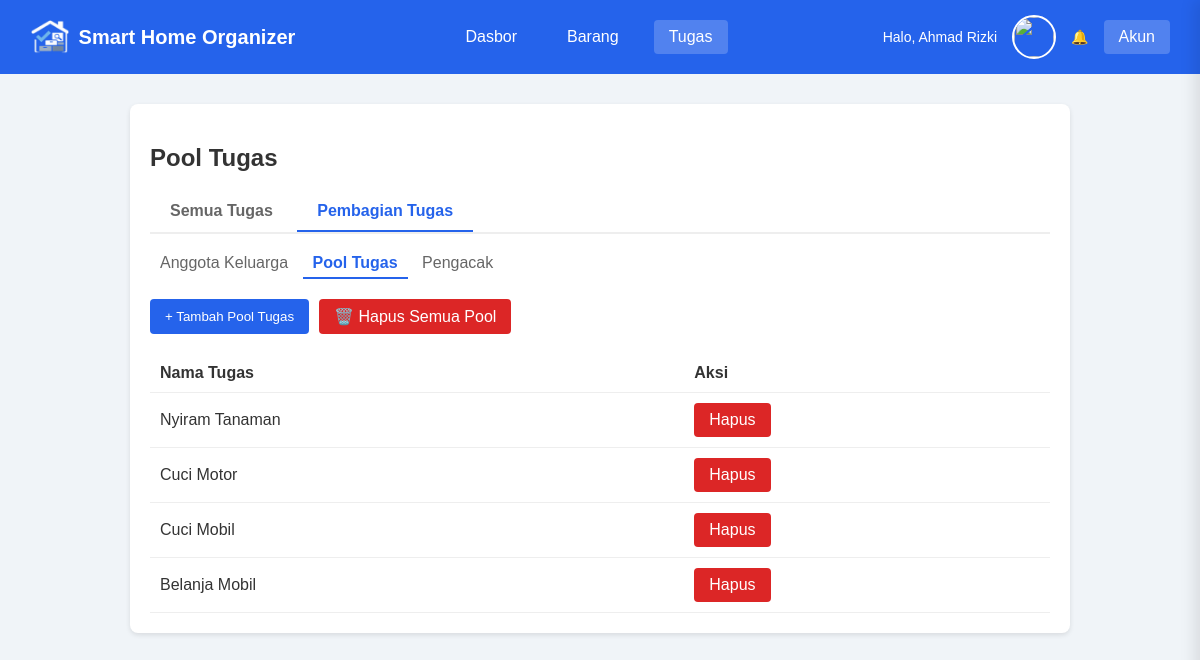
/user/tasks_pool.php (signed in), run on the app's committed database.
### tables this page shows
CREATE TABLE `task_pool` (
  `id` int NOT NULL AUTO_INCREMENT,
  `user_id` int NOT NULL,
  `nama_tugas` varchar(150) NOT NULL,
  `created_at` timestamp NULL DEFAULT CURRENT_TIMESTAMP,
  PRIMARY KEY (`id`),
  KEY `user_id` (`user_id`),
  CONSTRAINT `task_pool_ibfk_1` FOREIGN KEY (`user_id`) REFERENCES `users` (`id`) ON DELETE CASCADE
);

### user/tasks_pool.php (the view, shortened to what this page needs)
<?php
include_once '../includes/notifications.php';
include_once '../includes/account_drawer.php';
$uid = $_SESSION['user_id'];
$data = mysqli_query($conn, "SELECT * FROM task_pool WHERE user_id=$uid");
?>
<!DOCTYPE html>
<html>
<head>
    <link rel="stylesheet" href="../assets/css/style.css">
</head>
<body>
    <div class="navbar navbar-dashboard">
        <div class="navbar-brand">
            <img src="../assets/image/logo.png" alt="Logo" class="logo-img">
            <a href="dashboardd.php">Smart Home Organizer</a>
        </div>
        <div class="navbar-menu">
            <a href="dashboardd.php">Dasbor</a>
            <a href="items.php">Barang</a>
            <a href="tasks.php" class="active">Tugas</a>
        </div>
        <div class="navbar-user">
            <span>Halo, <?= $_SESSION['nama']; ?></span>
            <img src="../assets/image/users/<?= $_SESSION['foto'] ?? 'default.png'; ?>" class="profile-pic">
            <a href="javascript:void(0)" onclick="openAccountDrawer()">Akun</a>
        </div>
    </div>
    <div class="container">
        <h2>Pool Tugas</h2>
        <div class="nav-tabs">
            <a href="tasks.php" class="nav-tab">Semua Tugas</a>
            <a href="tasks_anggota.php" class="nav-tab active">Pembagian Tugas</a>
        </div>
        <div class="sub-tabs">
            <a href="tasks_anggota.php" class="sub-tab">Anggota Keluarga</a>
            <a href="tasks_pool.php" class="sub-tab active">Pool Tugas</a>
            <a href="tasks_acak.php" class="sub-tab">Pengacak</a>
        </div>
        <div class="flex gap-10 mb-20">
            <button id="btn-form-tambah" class="btn btn-primary" onclick="toggleForm('form-tambah')">+ Tambah Pool Tugas</button>
            <a href="?hapus_semua=1" class="btn btn-danger" onclick="return confirm('Apakah Anda yakin ingin menghapus SELURUH daftar di Pool Tugas?')">🗑️ Hapus Semua Pool</a>
        </div>
        <table>
            <tr>
                <th>Nama Tugas</th>
                <th>Aksi</th>
            </tr>
            <?php while ($row = mysqli_fetch_assoc($data)): ?>
                <tr>
                    <td><?= $row['nama_tugas']; ?></td>
                    <td><a href="?hapus=<?= $row['id']; ?>" class="btn btn-danger">Hapus</a></td>
                </tr>
            <?php endwhile; ?>
        </table>
    </div>
</body>
</html>

### assets/css/style.css (style rules this page uses)
body { font-family: sans-serif; background: #f0f4f8; margin: 0; color: #333; }
.container { max-width: 900px; margin: 30px auto; background: white; padding: 20px; border-radius: 8px; box-shadow: 0 2px 5px rgba(0, 0, 0, 0.1); }
.navbar { background: #2563eb; padding: 15px 30px; display: flex; align-items: center; justify-content: space-between; color: white; position: sticky; top: 0; z-index: 1000; transition: all 0.3s ease; }
.navbar-brand { display: flex; align-items: center; gap: 10px; font-size: 20px; font-weight: bold; }
.navbar-brand a { color: white; text-decoration: none; }
.logo-img { height: 35px !important; width: auto !important; object-fit: contain; }
.navbar-menu { display: flex; gap: 20px; align-items: center; }
.navbar-menu a { color: white; text-decoration: none; padding: 8px 15px; border-radius: 4px; transition: background 0.3s; }
.navbar-menu a:hover, .navbar-menu a.active { background: rgba(255, 255, 255, 0.2); }
.navbar-user { display: flex; align-items: center; gap: 15px; }
.navbar-user span { font-size: 14px; }
.navbar-user a { color: white; text-decoration: none; background: rgba(255, 255, 255, 0.2); padding: 8px 15px; border-radius: 4px; }
.profile-pic { width: 40px; height: 40px; border-radius: 50%; object-fit: cover; border: 2px solid white; }
.btn { padding: 8px 15px; border: none; cursor: pointer; border-radius: 4px; text-decoration: none; display: inline-block; box-sizing: border-box; }
.btn-primary { background: #2563eb; color: white; }
.btn-danger { background: #dc2626; color: white; }
table { width: 100%; border-collapse: collapse; margin-top: 15px; }
th, td { padding: 10px; border-bottom: 1px solid #eee; text-align: left; }
.nav-tabs { border-bottom: 2px solid #eee; margin-bottom: 15px; }
.nav-tab { padding: 10px 20px; text-decoration: none; color: #666; font-weight: bold; display: inline-block; }
.nav-tab.active { color: #2563eb; border-bottom: 2px solid #2563eb; }
.sub-tabs { margin-bottom: 20px; }
.sub-tab { padding: 5px 10px; text-decoration: none; color: #666; display: inline-block; }
.sub-tab.active { color: #2563eb; font-weight: bold; border-bottom: 2px solid #2563eb; }
.mb-20 { margin-bottom: 20px; }
.flex { display: flex; }
.gap-10 { gap: 10px; }

### data on the page
task_pool: nama_tugas "Nyiram Tanaman"
task_pool: nama_tugas "Cuci Motor"
task_pool: nama_tugas "Cuci Mobil"
task_pool: nama_tugas "Belanja Mobil"

### other printed values
$_SESSION['nama'] "Ahmad Rizki"
